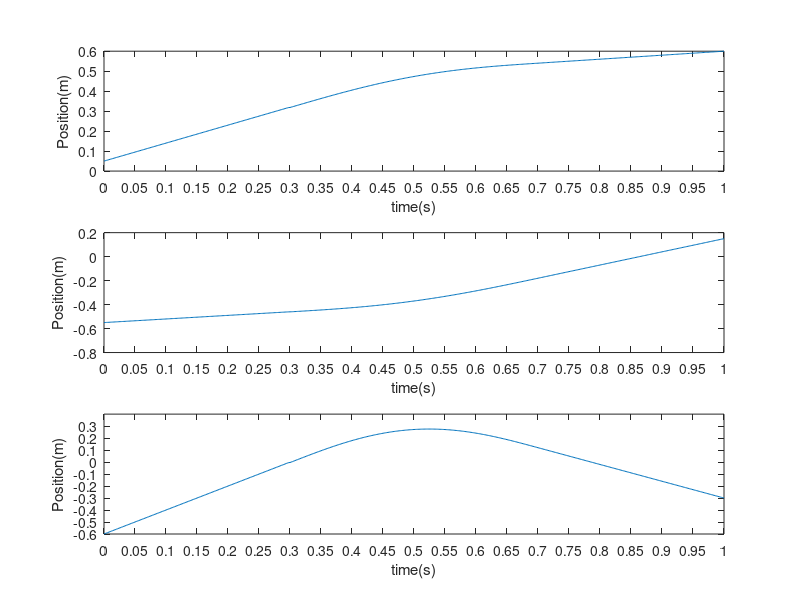
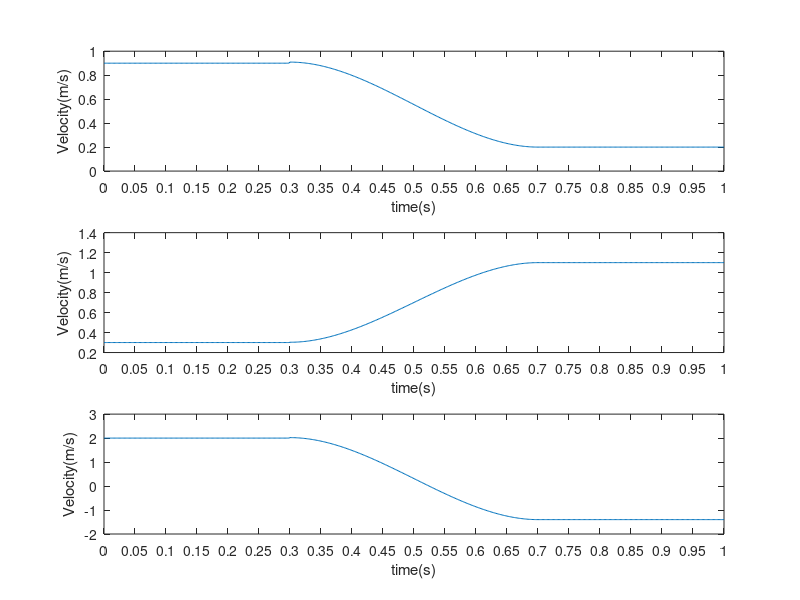
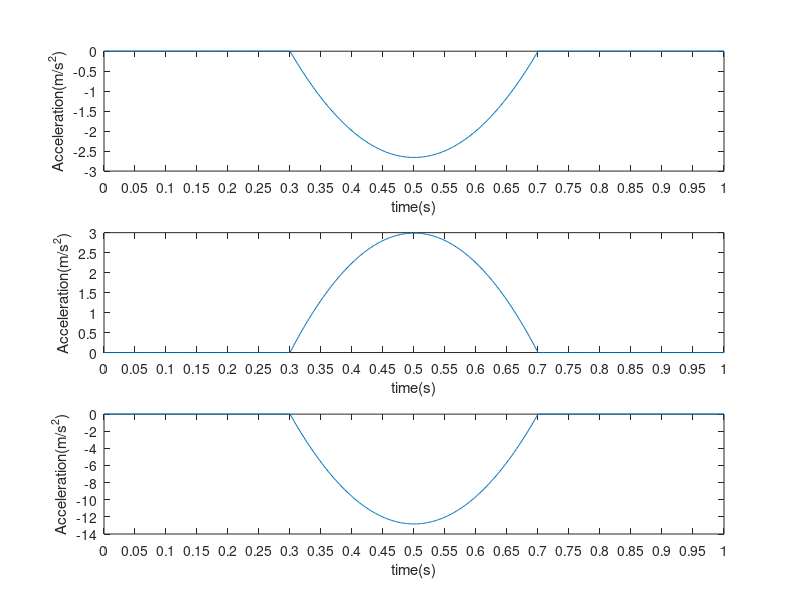
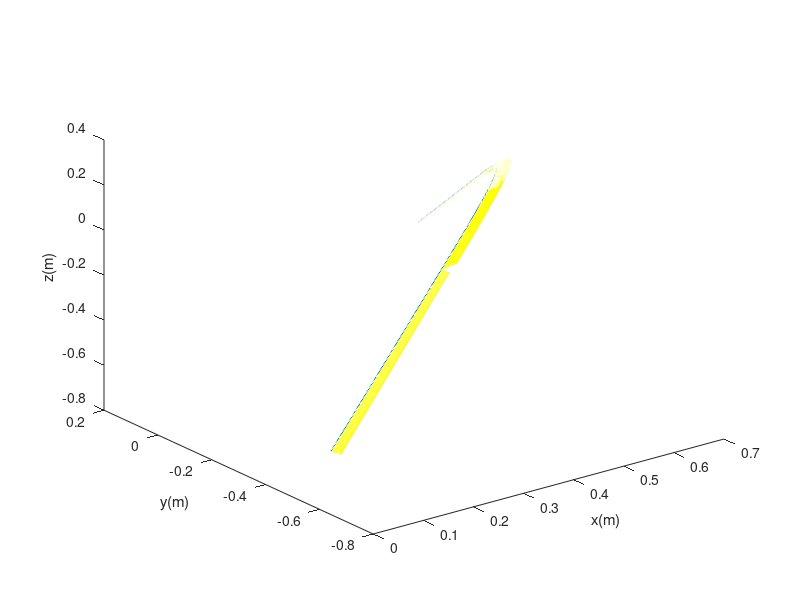

Write MATLAB code to recreate these figures, in order. (Note: this script raises an error after producing the figures.)
clc;
clear;
%將題目的三個矩陣丟入正運動學的原理中(沒換m)
A = [0.64 0.77 0 0.05;
    0.77 -0.64 0 -0.55;
    0 0 -1 -0.6;
    0 0 0 1];

B = [0.87 -0.1 0.48 0.5;
    0.29 0.9 -0.34 -0.4;
    -0.4 0.43 0.81 0.4;
    0 0 0 1];

C = [0.41 -0.29 0.87 0.6;
    0.69 0.71 -0.09 0.15;
    -0.6 0.64 0.49 -0.3;
    0 0 0 1];

for i = 1:6
    eval(['p' num2str(i) ' = [];']);
    eval(['v' num2str(i) ' = [];']);
    eval(['a' num2str(i) ' = [];']);
end

[x_top,y_top ,z_top, ...
 x_dir, y_dir ,z_dir] = deal([]);
sampling_time = 0.002;

%對A矩陣做我Project1的正運動學轉換
if A(3,3) == 1 || A(3,3) == -1  
    % 如果為奇異點，將把其值設為0
    theta_A = 0;
    psi_A = 0; % 可為任意值
    phi_A = atan2(A(1,2), A(1,1));
else
    theta_A = acos(A(3,3));        % 先利用 Z-axis 旋轉
    psi_A = atan2(A(2,3), A(1,3)); % 再利用 Y-axis 旋轉
    phi_A = atan2(A(3,2), -A(3,1));% 最後再利用 Z-axis 旋轉

end


if B(3,3) == 1 || B(3,3) == -1  
    % 如果為奇異點，將把其值設為0
    theta_B = 0;
    psi_B = 0; % 可為任意值
    phi_B = atan2(B(1,2), B(1,1));
else
    theta_B = acos(B(3,3));        % 先利用 Z-axis 旋轉
    psi_B = atan2(B(2,3), B(1,3)); % 再利用 Y-axis 旋轉
    phi_B = atan2(B(3,2), -B(3,1));% 最後再利用 Z-axis 旋轉
end


    
if C(3,3) == 1 || C(3,3) == -1  
    % 如果為奇異點，將把其值設為0
    theta_C = 0;
    psi_C = 0; % 可為任意值
    phi_C = atan2(C(1,2), C(1,1));
else
    theta_C = acos(C(3,3));        % 先利用 Z-axis 旋轉
    psi_C = atan2(C(2,3), C(1,3)); % 再利用 Y-axis 旋轉
    phi_C = atan2(C(3,2), -C(3,1));% 最後再利用 Z-axis 旋轉

end

%路徑前面段-線性
for t = -0.5:sampling_time:-0.2-sampling_time
    h = (t+0.5)/0.5;%將坐標軸定義移到A段的起點
    %依照講義公式求出所需值並代入
    delta_b1 = B(1,4)- A(1,4);
    delta_b2 = B(2,4)- A(2,4);
    delta_b3 = B(3,4)- A(3,4);
    delta_b4 = phi_B - phi_A;
    delta_b5 = theta_B - theta_A;
    delta_b6 = psi_B - psi_A;
    q1 = delta_b1*h + A(1,4);
    q2 = delta_b2*h + A(2,4);
    q3 = delta_b3*h + A(3,4);
    q4 = delta_b4*h + phi_A;
    q5 = delta_b5*h + theta_A;
    q6 = delta_b6*h + psi_A;
    p1 = [p1 q1];
    p2 = [p2 q2];
    p3 = [p3 q3];
    p4 = [p4 q4];
    p5 = [p5 q5];
    p6 = [p6 q6];
    x_top = [x_top q1];
    y_top = [y_top q2];
    z_top = [z_top q3];
    x_dir = [x_dir q4+A(9)];
    y_dir = [y_dir q5+A(10)];
    z_dir = [z_dir q6+A(11)];

    %微分一次的角速度
    dif_q1 = delta_b1/0.5;
    dif_q2 = delta_b2/0.5;
    dif_q3 = delta_b3/0.5;
    v1 = [v1 dif_q1];
    v2 = [v2 dif_q2];
    v3 = [v3 dif_q3];
    
    %微分兩次的角加速度
    difdif_q1 = 0;
    difdif_q2 = 0;
    difdif_q3 = 0;
    a1 = [a1 difdif_q1];
    a2 = [a2 difdif_q2];
    a3 = [a3 difdif_q3];

end
%計算第一線段的尾端點
finalA_1 = p1(end);
finalA_2 = p2(end);
finalA_3 = p3(end);
finalA_4 = p4(end);
finalA_5 = p5(end);
finalA_6 = p6(end);


%路徑中間段-非線性
for t = 0.3-0.5:sampling_time:0.7-0.5
    %依照講義公式求出所需值並代入
    deltaB_1 = finalA_1 - B(1,4);
    deltaB_2 = finalA_2 - B(2,4);
    deltaB_3 = finalA_3 - B(3,4);
    deltaB_4 = finalA_4 - phi_B;
    deltaB_5 = finalA_5 - theta_B;
    deltaB_6 = finalA_6 - psi_B;
    delta_c1 = C(1,4)- B(1,4);
    delta_c2 = C(2,4)- B(2,4);
    delta_c3 = C(3,4)- B(3,4);
    delta_c4 = phi_C - phi_B;
    delta_c5 = theta_C - theta_B;
    delta_c6 = psi_C - psi_B;
    h = (t + 0.2) / (2 * 0.2);
    q1 = ((delta_c1 * (0.2/0.5) + deltaB_1)*(2-h)*(h^2) - (2 * deltaB_1)) * h + B(1,4)+ deltaB_1;
    q2 = ((delta_c2 * (0.2/0.5) + deltaB_2)*(2-h)*(h^2) - (2 * deltaB_2)) * h + B(2,4)+ deltaB_2;
    q3 = ((delta_c3 * (0.2/0.5) + deltaB_3)*(2-h)*(h^2) - (2 * deltaB_3)) * h + B(3,4)+ deltaB_3;
    q4 = ((delta_c4 * (0.2/0.5) + deltaB_4)*(2-h)*(h^2) - (2 * deltaB_4)) * h + phi_B + deltaB_4;
    q5 = ((delta_c5 * (0.2/0.5) + deltaB_5)*(2-h)*(h^2) - (2 * deltaB_5)) * h + theta_B + deltaB_5;
    q6 = ((delta_c6 * (0.2/0.5) + deltaB_6)*(2-h)*(h^2) - (2 * deltaB_6)) * h + psi_B + deltaB_6;
    p1 = [p1 q1];
    p2 = [p2 q2];
    p3 = [p3 q3];
    p4 = [p4 q4];
    p5 = [p5 q5];
    p6 = [p6 q6];
    x_top = [x_top q1];
    y_top = [y_top q2];
    z_top = [z_top q3];
    x_dir = [x_dir q4+B(9)];
    y_dir = [y_dir q5+B(10)];
    z_dir = [z_dir q6+B(11)];

    %微分一次的角速度
    dif_q1 = ((delta_c1 * (0.2/0.5) + deltaB_1)*(1.5-h)*2*(h^2) - deltaB_1)*(1/0.2);
    dif_q2 = ((delta_c2 * (0.2/0.5) + deltaB_2)*(1.5-h)*2*(h^2) - deltaB_2)*(1/0.2);
    dif_q3 = ((delta_c3 * (0.2/0.5) + deltaB_3)*(1.5-h)*2*(h^2) - deltaB_3)*(1/0.2);
    v1 = [v1 dif_q1];
    v2 = [v2 dif_q2];
    v3 = [v3 dif_q3];
    
    %微分兩次的角加速度
    difdif_q1 = ((delta_c1 * (0.2/0.5) + deltaB_1)*(1-h))*((3*h)/(0.2^2));
    difdif_q2 = ((delta_c2 * (0.2/0.5) + deltaB_2)*(1-h))*((3*h)/(0.2^2));
    difdif_q3 = ((delta_c3 * (0.2/0.5) + deltaB_3)*(1-h))*((3*h)/(0.2^2));
    a1 = [a1 difdif_q1];
    a2 = [a2 difdif_q2];
    a3 = [a3 difdif_q3];
end
%計算第二線段的末端點
finalB_1 = p1(end);
finalB_2 = p2(end);
finalB_3 = p3(end);
finalB_4 = p4(end);
finalB_5 = p5(end);
finalB_6 = p6(end);


%路徑後面段-線性
for t = 0.2+sampling_time:sampling_time:0.5
    h = (t-0.2)/0.5;%將坐標軸定義移到C段的起點
    %依照講義公式求出所需值並代入
    delta_c1 = C(1,4)- B(1,4);
    delta_c2 = C(2,4)- B(2,4);
    delta_c3 = C(3,4)- B(3,4);
    delta_c4 = phi_C - phi_B;
    delta_c5 = theta_C - theta_B;
    delta_c6 = psi_C - psi_B;
    q1 = delta_c1*h + finalB_1;
    q2 = delta_c2*h + finalB_2;
    q3 = delta_c3*h + finalB_3;
    q4 = delta_c4*h + finalB_4;
    q5 = delta_c5*h + finalB_5;
    q6 = delta_c6*h + finalB_6;
    p1 = [p1 q1];
    p2 = [p2 q2];
    p3 = [p3 q3];
    p4 = [p4 q4];
    p5 = [p5 q5];
    p6 = [p6 q6];
    x_top = [x_top q1];
    y_top = [y_top q2];
    z_top = [z_top q3];
    x_dir = [x_dir q4+C(9)];
    y_dir = [y_dir q5+C(10)];
    z_dir = [z_dir q6+C(11)];
    
    %微分一次的角速度
    dif_q1 = delta_c1/0.5;
    dif_q2 = delta_c2/0.5;
    dif_q3 = delta_c3/0.5;
    v1 = [v1 dif_q1];
    v2 = [v2 dif_q2];
    v3 = [v3 dif_q3];
    
    %微分兩次的角加速度
    difdif_q1 = 0;
    difdif_q2 = 0;
    difdif_q3 = 0;
    a1 = [a1 difdif_q1];
    a2 = [a2 difdif_q2];
    a3 = [a3 difdif_q3];
end
%計算第三線段的末端點
finalC_1 = p1(end);
finalC_2 = p2(end);
finalC_3 = p3(end);
finalC_4 = p4(end);
finalC_5 = p5(end);
finalC_6 = p6(end);

%畫出角度與時間圖
figure(1);
set(gcf, 'Position', [100, 100, 900, 650]);
subplot(3, 1, 1);
plot(0:0.002:1, x_top);
xticks(0:0.05:1);
yticks(0:0.1:1)
xlabel('time(s)');
ylabel('Position(m)');

subplot(3, 1, 2);
plot(0:0.002:1, y_top);
xticks(0:0.05:1);
xlabel('time(s)');
ylabel('Position(m)');


subplot(3, 1, 3);
plot(0:0.002:1, z_top);
xticks(0:0.05:1);
yticks(-2:0.1:1)
xlabel('time(s)');
ylabel('Position(m)');

%畫出角速度與時間圖
figure(2);
set(gcf, 'Position', [100, 100, 900, 650]);
subplot(3, 1, 1);
plot(0:0.002:1, v1);
xticks(0:0.05:1);
xlabel('time(s)');
ylabel('Velocity(m/s)');

subplot(3, 1, 2);
plot(0:0.002:1, v2);
xticks(0:0.05:1);
xlabel('time(s)');
ylabel('Velocity(m/s)');

subplot(3, 1 ,3);
plot(0:0.002:1, v3);
xticks(0:0.05:1);
xlabel('time(s)');
ylabel('Velocity(m/s)');

%畫出角加速度與時間圖
figure(3);
set(gcf, 'Position', [100, 100, 900, 650]);
subplot(3, 1, 1);
plot(0:0.002:1, a1);
xticks(0:0.05:1);
xlabel('time(s)');
ylabel('Acceleration(m/s^2)');

subplot(3, 1, 2);
plot(0:0.002:1, a2);
xticks(0:0.05:1);
xlabel('time(s)');
ylabel('Acceleration(m/s^2)');

subplot(3, 1, 3);
plot(0:0.002:1, a3);
xticks(0:0.05:1);
xlabel('time(s)');
ylabel('Acceleration(m/s^2)');

%畫出3D軌跡圖
figure(4);
set(gcf, 'Position', [100, 100, 900, 650]);
plot3(x_top, y_top, z_top);
xlabel('x(m)'); ylabel('y(m)'); zlabel('z(m)');
grid;
hold on
q = quiver3(x_top, y_top, z_top, x_dir, y_dir, z_dir, "y");
grid
q.AutoScale = 'on';
q.ShowArrowHead = 'on';
q.LineWidth = 0.4;
title('3D path of Cartesian potion')
plot3(0.05 ,-0.55,-0.6,'^');
plot3(0.5 ,-0.4,0.4,'^');
plot3(0.6 ,0.15,-0.3,'^');
grid;
textString_A = 'A(0.05 ,-0.55,-0.6)';
textString_B = 'B(0.5 ,-0.4,0.4)';
textString_C = 'C(0.6 ,0.15,-0.3)' ;
text(0.05, -0.55, -0.6, textString_A, 'FontSize', 10, 'Color', 'black', 'Clipping', 'off'); 
text(0.5, -0.4, 0.4, textString_B, 'FontSize', 10, 'Color', 'black', 'Clipping', 'off'); 
text(0.6, 0.15, -0.3, textString_C, 'FontSize', 10, 'Color', 'black', 'Clipping', 'off'); 

